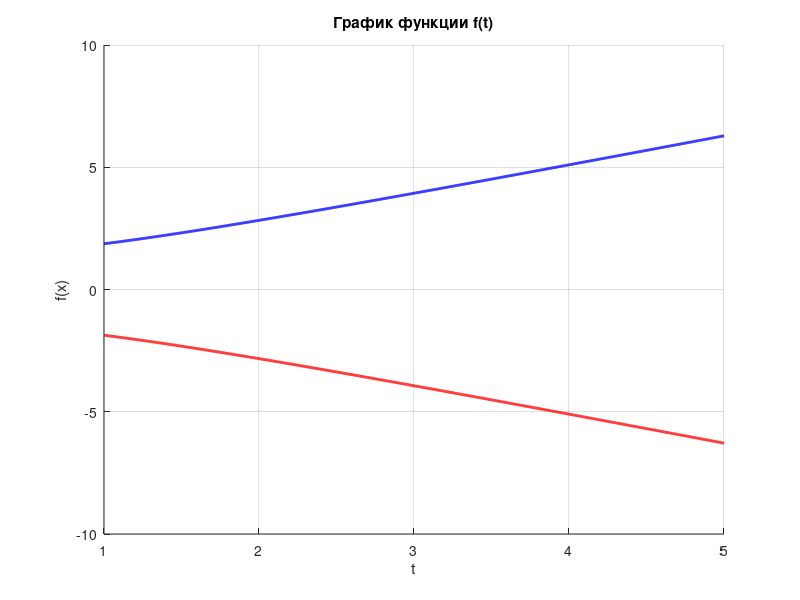

The MATLAB script that drew this image:
x = linspace(1, 5, 1000);

% Правильное определение анонимных функций
f_1 = @(x) sqrt(2 + 3/2 * x.^2);
f_2 = @(x) -sqrt(2 + 3/2 * x.^2);

% Вычисление значений функций
y1 = f_1(x);
y2 = f_2(x);

figure;
hold on;
grid on;
plot(x, y1, 'b', 'Linewidth', 2);
plot(x, y2, 'r', 'Linewidth', 2);
xlabel('t');
ylabel('f(x)');
title('График функции f(t)');
waitfor(gcf);
